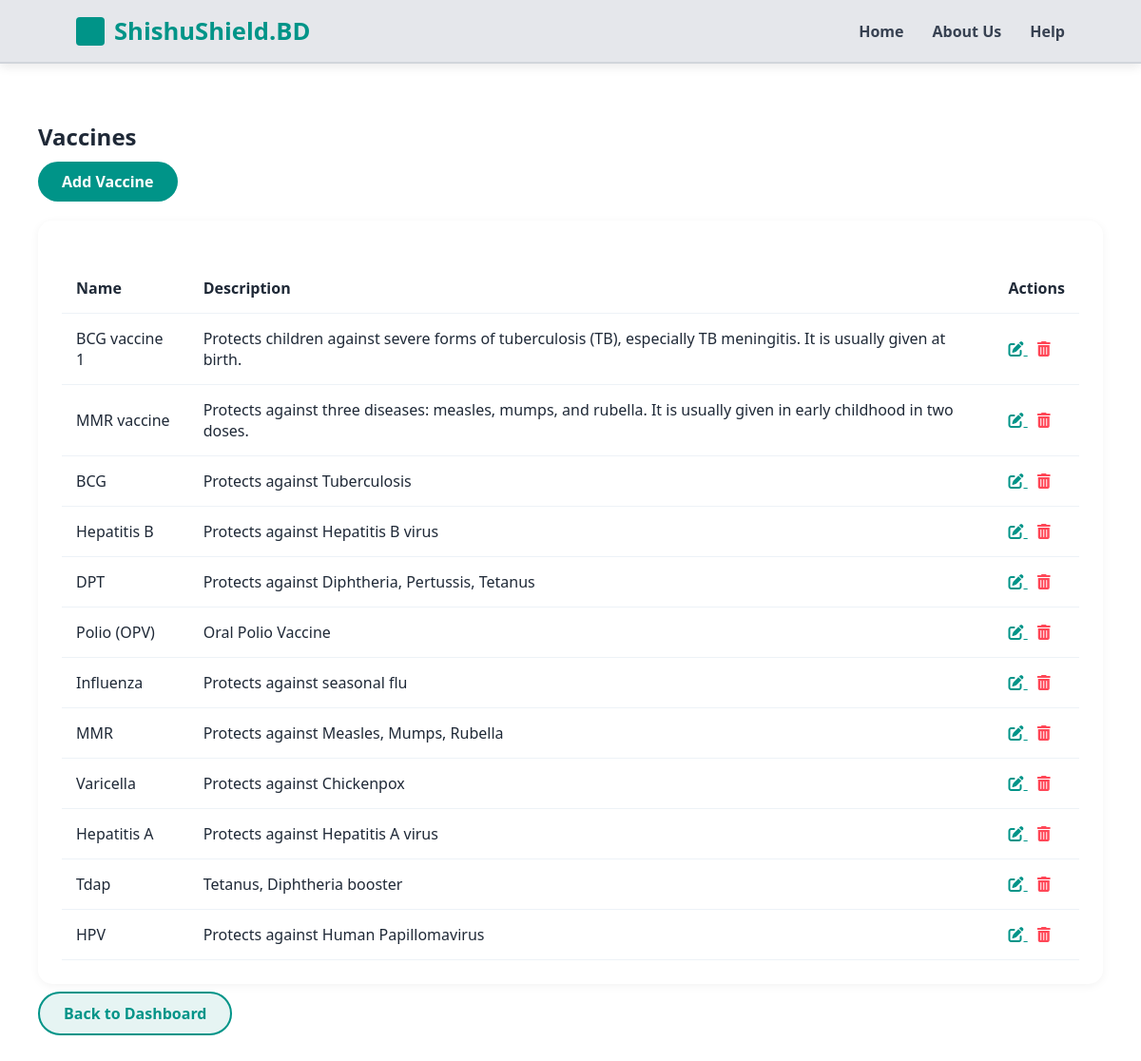
Screenshot of /vaccination/vaccines/ with the database file from the repository.
### vaccination/models.py (models this page shows, shortened)
class Vaccine(models.Model):
    name = models.CharField(max_length=100)
    description = models.TextField()

### vaccination/views.py (the view)
# urls.py: path('vaccines/', views.vaccine_list, name='vaccine_list'),
def vaccine_list(request):
    vaccines = Vaccine.objects.all()
    return render(request, 'vaccine_list.html', {'vaccines': vaccines})

### templates/vaccine_list.html (shortened to what this page needs)
{% extends 'base.html' %}
{% block content %}
<div class="main-dashboard">
    <div class="welcome-header">
        <h2>Vaccines</h2>
        <a href="{% url 'vaccine_create' %}" class="btn-main" style="text-decoration: none; padding: 10px 25px;">Add Vaccine</a>
    </div>
    <div class="appointments-section" style="margin-top: 30px;">
        <table class="appt-table">
            <tr>
                <th>Name</th>
                <th>Description</th>
                <th>Actions</th>
            </tr>
            {% for vaccine in vaccines %}
            <tr>
                <td>{{ vaccine.name }}</td>
                <td>{{ vaccine.description }}</td>
                <td>
<a href="{% url 'vaccine_update' vaccine.pk %}" style="color: var(--primary-teal); margin-right: 10px;">
    <i class="fas fa-edit"></i>
</a>
<a href="{% url 'vaccine_delete' vaccine.pk %}" style="color: #ff4757;">
    <i class="fas fa-trash-alt"></i>
</a>
                </td>
            </tr>
            {% empty %}
            <tr>
                <td colspan="3">No vaccines added yet.</td>
            </tr>
            {% endfor %}
        </table>
    </div>
    <div style="margin-top: 20px;">
        <a href="{% url 'admin_dashboard' %}" class="btn-sec"
        style="text-decoration: none; padding: 10px 25px;">
            Back to Dashboard
        </a>
    </div>
</div>
{% endblock %}

### static/css/style.css (style rules this page uses)
:root { --primary-teal: #009488; --dark-teal: #007a70; --register-green: #2d6a4f; --text-dark: #1f2937; --bg-light: #f3f4f6; }
body { margin: 0; font-family: 'Segoe UI', Tahoma, Geneva, Verdana, sans-serif; background-color: #ffffff; color: var(--text-dark); }
.btn-main { background-color: var(--primary-teal); color: white; border: none; padding: 15px 45px; border-radius: 50px; font-weight: bold; font-size: 1rem; cursor: pointer; transition: background-color 0.3s ease; }
.btn-sec { background-color: #e6f4f3; color: var(--primary-teal); border: 2px solid var(--primary-teal); padding: 13px 43px; border-radius: 50px; font-weight: bold; font-size: 1rem; cursor: pointer; transition: all 0.3s ease; }
.main-dashboard { flex: 1; padding: 40px; }
.appointments-section { background: white; padding: 25px; border-radius: 15px; box-shadow: 0 2px 10px rgba(0,0,0,0.05); }
.appt-table { width: 100%; border-collapse: collapse; margin-top: 20px; }
.appt-table th, .appt-table td { text-align: left; padding: 15px; border-bottom: 1px solid #edf2f7; }

### rows the page displays
Vaccine: name "BCG vaccine 1", description "Protects children against severe forms of tuberculosis (TB), especially TB meningitis. It is usually given at birth."
Vaccine: name "MMR vaccine", description "Protects against three diseases: measles, mumps, and rubella. It is usually given in early childhood in two doses."
Vaccine: name "BCG", description "Protects against Tuberculosis"
Vaccine: name "Hepatitis B", description "Protects against Hepatitis B virus"
Vaccine: name "DPT", description "Protects against Diphtheria, Pertussis, Tetanus"
Vaccine: name "Polio (OPV)", description "Oral Polio Vaccine"
Vaccine: name "Influenza", description "Protects against seasonal flu"
Vaccine: name "MMR", description "Protects against Measles, Mumps, Rubella"
Vaccine: name "Varicella", description "Protects against Chickenpox"
Vaccine: name "Hepatitis A", description "Protects against Hepatitis A virus"
Vaccine: name "Tdap", description "Tetanus, Diphtheria booster"
Vaccine: name "HPV", description "Protects against Human Papillomavirus"
